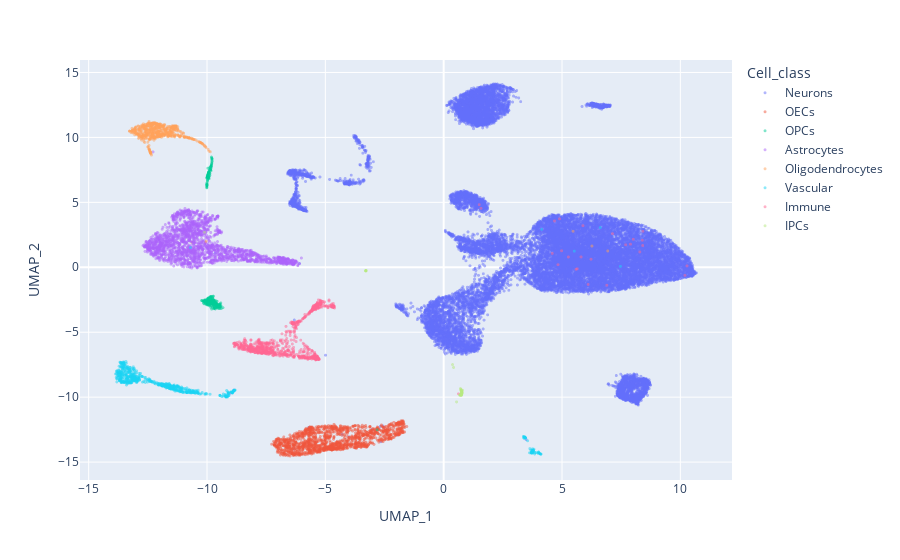

Source (notebook cell):
### Code cell
fig = px.scatter(OB_adata.obs, x='UMAP_1', y= 'UMAP_2', color='Cell_class')
fig.update_traces(marker = dict(size = 3, opacity = 0.5))
fig.show()

### Figure 1 — Plotly figure (JSON) as saved in the notebook; plotly's stock layout.template omitted (floating-point values rounded to 4 significant figures; data arrays with more than 128 entries replaced by an {"elided": "..."} marker saying what was removed)
{"data": [{"hovertemplate": "Cell_class=Neurons<br>UMAP_1=%{x}<br>UMAP_2=%{y}<extra></extra>", "legendgroup": "Neurons", "marker": {"color": "#636efa", "opacity": 0.5, "size": 3, "symbol": "circle"}, "mode": "markers", "name": "Neurons", "showlegend": true, "type": "scattergl", "x": {"elided": "21083 float values"}, "xaxis": "x", "y": {"elided": "21083 float values"}, "yaxis": "y"}, {"hovertemplate": "Cell_class=OECs<br>UMAP_1=%{x}<br>UMAP_2=%{y}<extra></extra>", "legendgroup": "OECs", "marker": {"color": "#EF553B", "opacity": 0.5, "size": 3, "symbol": "circle"}, "mode": "markers", "name": "OECs", "showlegend": true, "type": "scattergl", "x": {"elided": "1406 float values"}, "xaxis": "x", "y": {"elided": "1406 float values"}, "yaxis": "y"}, {"hovertemplate": "Cell_class=OPCs<br>UMAP_1=%{x}<br>UMAP_2=%{y}<extra></extra>", "legendgroup": "OPCs", "marker": {"color": "#00cc96", "opacity": 0.5, "size": 3, "symbol": "circle"}, "mode": "markers", "name": "OPCs", "showlegend": true, "type": "scattergl", "x": {"elided": "285 float values"}, "xaxis": "x", "y": {"elided": "285 float values"}, "yaxis": "y"}, {"hovertemplate": "Cell_class=Astrocytes<br>UMAP_1=%{x}<br>UMAP_2=%{y}<extra></extra>", "legendgroup": "Astrocytes", "marker": {"color": "#ab63fa", "opacity": 0.5, "size": 3, "symbol": "circle"}, "mode": "markers", "name": "Astrocytes", "showlegend": true, "type": "scattergl", "x": {"elided": "2001 float values"}, "xaxis": "x", "y": {"elided": "2001 float values"}, "yaxis": "y"}, {"hovertemplate": "Cell_class=Oligodendrocytes<br>UMAP_1=%{x}<br>UMAP_2=%{y}<extra></extra>", "legendgroup": "Oligodendrocytes", "marker": {"color": "#FFA15A", "opacity": 0.5, "size": 3, "symbol": "circle"}, "mode": "markers", "name": "Oligodendrocytes", "showlegend": true, "type": "scattergl", "x": {"elided": "610 float values"}, "xaxis": "x", "y": {"elided": "610 float values"}, "yaxis": "y"}, {"hovertemplate": "Cell_class=Vascular<br>UMAP_1=%{x}<br>UMAP_2=%{y}<extra></extra>", "legendgroup": "Vascular", "marker": {"color": "#19d3f3", "opacity": 0.5, "size": 3, "symbol": "circle"}, "mode": "markers", "name": "Vascular", "showlegend": true, "type": "scattergl", "x": {"elided": "663 float values"}, "xaxis": "x", "y": {"elided": "663 float values"}, "yaxis": "y"}, {"hovertemplate": "Cell_class=Immune<br>UMAP_1=%{x}<br>UMAP_2=%{y}<extra></extra>", "legendgroup": "Immune", "marker": {"color": "#FF6692", "opacity": 0.5, "size": 3, "symbol": "circle"}, "mode": "markers", "name": "Immune", "showlegend": true, "type": "scattergl", "x": {"elided": "893 float values"}, "xaxis": "x", "y": {"elided": "893 float values"}, "yaxis": "y"}, {"hovertemplate": "Cell_class=IPCs<br>UMAP_1=%{x}<br>UMAP_2=%{y}<extra></extra>", "legendgroup": "IPCs", "marker": {"color": "#B6E880", "opacity": 0.5, "size": 3, "symbol": "circle"}, "mode": "markers", "name": "IPCs", "showlegend": true, "type": "scattergl", "x": [0.7574, 0.7978, 0.7739, 0.7351, 0.5453, 0.6796, -10.1, 0.7358, 0.7463, -3.286, 0.7626, 0.7671, 0.755, 0.7461, 0.7559, 0.7533, 0.7397, 0.7829, -3.287, 0.3756, 0.7274, -3.288, -3.283, 0.7693, 0.7495, 0.769, 0.7548, -3.28, 0.7272, 0.7, -3.285, -3.289, -3.308, -3.286, 0.7098, 0.705, 0.7632, 0.7529, 0.7676, -3.283, 0.7414, 0.7739, 0.7637, 0.7537, 0.4175, -3.287, 0.6798, 0.7371, 0.6921, 0.7364, -3.29, 0.7244, 0.7791, 0.7357, 0.7678, 0.7532, -3.28, -3.285, 0.7402, 0.7105, 0.752, -3.293, -3.283], "xaxis": "x", "y": [-9.611, -9.468, -9.653, -9.855, -10.37, -9.851, 2.696, -9.465, -9.475, -0.2622, -9.661, -9.632, -9.6, -9.862, -9.821, -9.838, -9.451, -9.638, -0.2744, -7.494, -9.83, -0.2572, -0.2546, -9.633, -9.502, -9.603, -9.711, -0.2565, -9.811, -9.818, -0.2589, -0.2701, -0.2689, -0.266, -9.339, -9.862, -9.735, -9.797, -9.643, -0.2776, -9.439, -9.668, -9.631, -9.508, -7.712, -0.2668, -9.821, -9.47, -9.852, -9.74, -0.2575, -9.405, -9.711, -9.515, -9.72, -9.72, -0.2528, -0.2721, -9.8, -9.825, -9.709, -0.2622, -0.2615], "yaxis": "y"}], "layout": {"legend": {"title": {"text": "Cell_class"}, "tracegroupgap": 0}, "margin": {"t": 60}, "xaxis": {"anchor": "y", "domain": [0, 1], "title": {"text": "UMAP_1"}}, "yaxis": {"anchor": "x", "domain": [0, 1], "title": {"text": "UMAP_2"}}}}
